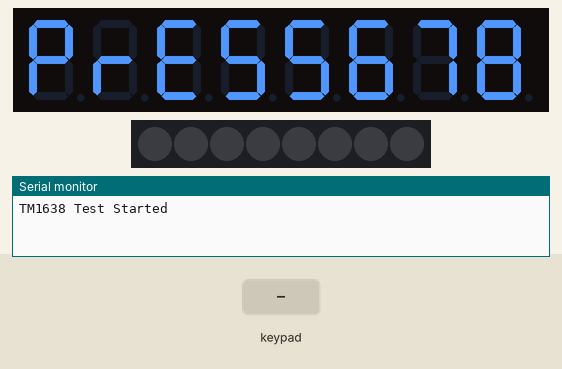
This program was run on a simulated Arduino Uno, built with avr-gcc and run on an emulated ATmega328P. On the bench: 8-digit seven-segment display, 8 RGB LEDs in strip order, left to right, the last lines printed to the serial monitor. The inputs (shaded band) are chosen by the test bench.

Above: at 6.6 s.
6.7 s: keypad keys 1 2 3 4 5 6 7 8 pressed 0.4 s apart
At 7.1 s:
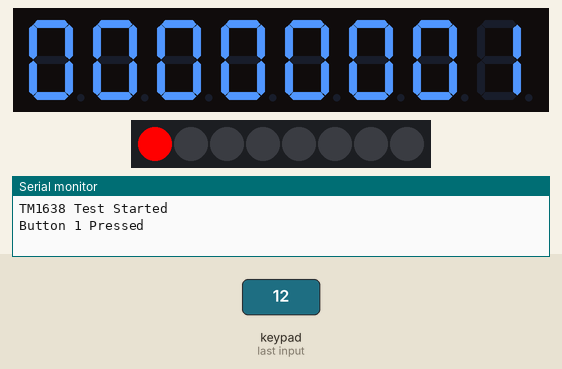
11.4 s: key '1' pressed
At 12.5 s:
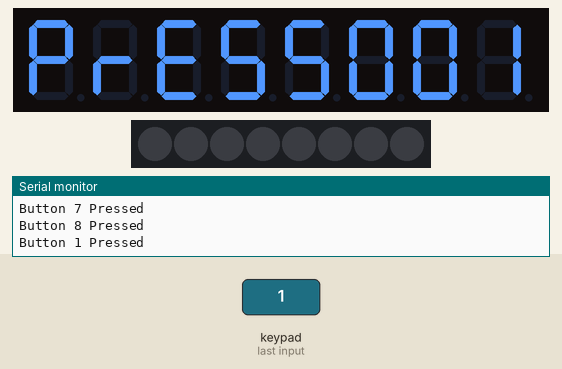
13.4 s: key '2' pressed
At 15.2 s:
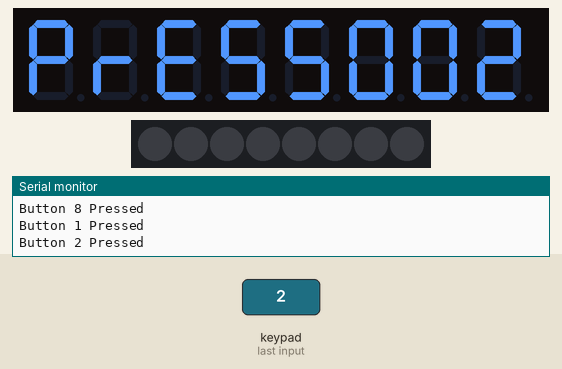
Timing chart, 0 to 16.7 s (numbered marks = the images above; inputs shaded):
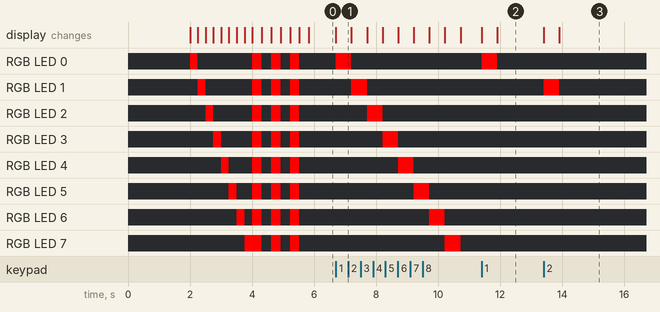

Measured:
- after the input at 6.7 s, RGB LED 0: off → RGB(255, 0, 0) at once, → off 0.50 s later; RGB LED 1: off → RGB(255, 0, 0) after 0.50 s, → off 0.50 s later
- after the input at 11.4 s, RGB LED 0: off → RGB(255, 0, 0) at once, → off 0.50 s later; the display: first changes at once (image 2 shows a later state)
- after the input at 13.4 s, RGB LED 1: off → RGB(255, 0, 0) at once, → off 0.50 s later; the display: first changes at once (image 3 shows a later state)

The program:

main.cpp
```cpp
#include <Arduino.h>
#include <TM1638plus.h>

#define STB 8
#define CLK 9
#define DIO 10

TM1638plus tm(STB, CLK, DIO, true);

void setup()
{
    Serial.begin(9600);

    tm.displayBegin();
    tm.reset();

    Serial.println("TM1638 Test Started");
}

void loop()
{
    // -----------------------------
    // 1. Display 12345678
    // -----------------------------
    tm.displayText("12345678");
    delay(2000);

    // -----------------------------
    // 2. LED Running Effect
    // -----------------------------
    for (int i = 0; i < 8; i++)
    {
        tm.setLED(i, 1);
        delay(250);
        tm.setLED(i, 0);
    }

    // -----------------------------
    // 3. Blink All LEDs
    // -----------------------------
    for (int j = 0; j < 3; j++)
    {
        for (int i = 0; i < 8; i++)
            tm.setLED(i, 1);

        delay(300);

        for (int i = 0; i < 8; i++)
            tm.setLED(i, 0);

        delay(300);
    }

    // -----------------------------
    // 4. Button Test
    // Press any button
    // -----------------------------
    tm.displayText("PRESS");

    while (true)
    {
        uint8_t buttons = tm.readButtons();

        if (buttons)
        {
            for (int i = 0; i < 8; i++)
            {
                if (buttons & (1 << i))
                {
                    Serial.print("Button ");
                    Serial.print(i + 1);
                    Serial.println(" Pressed");

                    // Display button number
                    tm.displayIntNum(i + 1);

                    // Turn ON corresponding LED
                    tm.setLED(i, 1);

                    delay(500);

                    tm.setLED(i, 0);
                    tm.displayText("PRESS");
                }
            }
        }
    }
}
```
